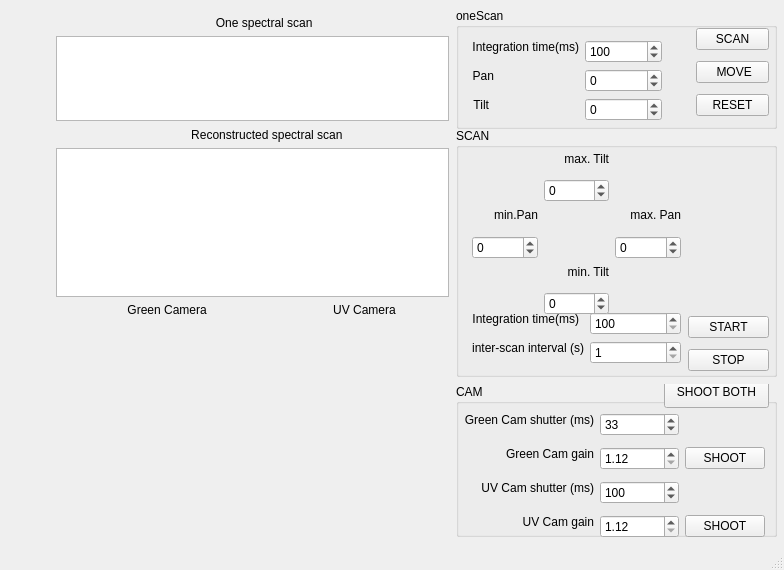
<?xml version="1.0" encoding="UTF-8"?>
<ui version="4.0">
 <class>MainWindow</class>
 <widget class="QMainWindow" name="MainWindow">
  <property name="geometry">
   <rect>
    <x>0</x>
    <y>0</y>
    <width>784</width>
    <height>570</height>
   </rect>
  </property>
  <property name="sizePolicy">
   <sizepolicy hsizetype="MinimumExpanding" vsizetype="MinimumExpanding">
    <horstretch>0</horstretch>
    <verstretch>0</verstretch>
   </sizepolicy>
  </property>
  <property name="minimumSize">
   <size>
    <width>784</width>
    <height>356</height>
   </size>
  </property>
  <property name="maximumSize">
   <size>
    <width>784</width>
    <height>570</height>
   </size>
  </property>
  <property name="font">
   <font>
    <family>Segoe UI</family>
   </font>
  </property>
  <property name="windowTitle">
   <string>SCAM</string>
  </property>
  <property name="windowIcon">
   <iconset>
    <normaloff>SCAM_icon.png</normaloff>SCAM_icon.png</iconset>
  </property>
  <property name="tabShape">
   <enum>QTabWidget::TabShape::Rounded</enum>
  </property>
  <widget class="QWidget" name="centralwidget">
   <widget class="QGroupBox" name="group_oneScan">
    <property name="geometry">
     <rect>
      <x>456</x>
      <y>8</y>
      <width>321</width>
      <height>121</height>
     </rect>
    </property>
    <property name="title">
     <string>oneScan</string>
    </property>
    <widget class="QWidget" name="formLayoutWidget_3">
     <property name="geometry">
      <rect>
       <x>16</x>
       <y>32</y>
       <width>190</width>
       <height>85</height>
      </rect>
     </property>
     <layout class="QFormLayout" name="formLayout_oneScan_params">
      <item row="0" column="0">
       <widget class="QLabel" name="label_int_oneScan">
        <property name="layoutDirection">
         <enum>Qt::LayoutDirection::LeftToRight</enum>
        </property>
        <property name="text">
         <string>Integration time(ms)</string>
        </property>
        <property name="alignment">
         <set>Qt::AlignmentFlag::AlignRight|Qt::AlignmentFlag::AlignTop|Qt::AlignmentFlag::AlignTrailing</set>
        </property>
       </widget>
      </item>
      <item row="0" column="1">
       <widget class="QSpinBox" name="spinBox_int_oneScan">
        <property name="minimum">
         <number>1</number>
        </property>
        <property name="maximum">
         <number>10000</number>
        </property>
        <property name="singleStep">
         <number>50</number>
        </property>
        <property name="value">
         <number>100</number>
        </property>
       </widget>
      </item>
      <item row="1" column="0">
       <widget class="QLabel" name="label_pan">
        <property name="layoutDirection">
         <enum>Qt::LayoutDirection::LeftToRight</enum>
        </property>
        <property name="text">
         <string>Pan</string>
        </property>
        <property name="alignment">
         <set>Qt::AlignmentFlag::AlignRight|Qt::AlignmentFlag::AlignTop|Qt::AlignmentFlag::AlignTrailing</set>
        </property>
       </widget>
      </item>
      <item row="1" column="1">
       <widget class="QSpinBox" name="spinBox_pan">
        <property name="minimum">
         <number>-90</number>
        </property>
        <property name="maximum">
         <number>90</number>
        </property>
        <property name="singleStep">
         <number>2</number>
        </property>
       </widget>
      </item>
      <item row="2" column="0">
       <widget class="QLabel" name="label_tilt">
        <property name="layoutDirection">
         <enum>Qt::LayoutDirection::LeftToRight</enum>
        </property>
        <property name="text">
         <string>Tilt</string>
        </property>
        <property name="alignment">
         <set>Qt::AlignmentFlag::AlignRight|Qt::AlignmentFlag::AlignTop|Qt::AlignmentFlag::AlignTrailing</set>
        </property>
       </widget>
      </item>
      <item row="2" column="1">
       <widget class="QSpinBox" name="spinBox_tilt">
        <property name="minimum">
         <number>-90</number>
        </property>
        <property name="maximum">
         <number>90</number>
        </property>
        <property name="singleStep">
         <number>2</number>
        </property>
       </widget>
      </item>
     </layout>
    </widget>
    <widget class="QWidget" name="verticalLayoutWidget">
     <property name="geometry">
      <rect>
       <x>240</x>
       <y>15</y>
       <width>73</width>
       <height>100</height>
      </rect>
     </property>
     <layout class="QVBoxLayout" name="verticalLayout_oneScan_exe">
      <item>
       <widget class="QPushButton" name="btn_spec_scan">
        <property name="text">
         <string>SCAN</string>
        </property>
       </widget>
      </item>
      <item>
       <widget class="QPushButton" name="btn_spec_move">
        <property name="text">
         <string> MOVE</string>
        </property>
       </widget>
      </item>
      <item>
       <widget class="QPushButton" name="btn_spec_reset">
        <property name="text">
         <string>RESET</string>
        </property>
       </widget>
      </item>
     </layout>
    </widget>
   </widget>
   <widget class="QGroupBox" name="groupBox_scan">
    <property name="geometry">
     <rect>
      <x>456</x>
      <y>128</y>
      <width>321</width>
      <height>249</height>
     </rect>
    </property>
    <property name="title">
     <string>SCAN</string>
    </property>
    <widget class="QWidget" name="verticalLayoutWidget_3">
     <property name="geometry">
      <rect>
       <x>232</x>
       <y>183</y>
       <width>81</width>
       <height>66</height>
      </rect>
     </property>
     <layout class="QVBoxLayout" name="verticalLayout_cali_exe">
      <item>
       <widget class="QPushButton" name="btn_start_calibration">
        <property name="text">
         <string>START</string>
        </property>
       </widget>
      </item>
      <item>
       <widget class="QPushButton" name="btn_stop_calibration">
        <property name="text">
         <string>STOP</string>
        </property>
       </widget>
      </item>
     </layout>
    </widget>
    <widget class="QWidget" name="formLayoutWidget">
     <property name="geometry">
      <rect>
       <x>16</x>
       <y>184</y>
       <width>209</width>
       <height>57</height>
      </rect>
     </property>
     <layout class="QFormLayout" name="formLayout_scan_times">
      <item row="0" column="1">
       <widget class="QSpinBox" name="spinBox_int_caliScan">
        <property name="minimum">
         <number>100</number>
        </property>
        <property name="maximum">
         <number>10000</number>
        </property>
        <property name="singleStep">
         <number>50</number>
        </property>
       </widget>
      </item>
      <item row="1" column="1">
       <widget class="QSpinBox" name="spinBox_isi_caliScan">
        <property name="minimum">
         <number>1</number>
        </property>
        <property name="maximum">
         <number>10</number>
        </property>
       </widget>
      </item>
      <item row="0" column="0">
       <widget class="QLabel" name="label_int_caliScan">
        <property name="layoutDirection">
         <enum>Qt::LayoutDirection::LeftToRight</enum>
        </property>
        <property name="text">
         <string>Integration time(ms)</string>
        </property>
        <property name="alignment">
         <set>Qt::AlignmentFlag::AlignRight|Qt::AlignmentFlag::AlignTop|Qt::AlignmentFlag::AlignTrailing</set>
        </property>
       </widget>
      </item>
      <item row="1" column="0">
       <widget class="QLabel" name="label_isi">
        <property name="layoutDirection">
         <enum>Qt::LayoutDirection::LeftToRight</enum>
        </property>
        <property name="text">
         <string>inter-scan interval (s)</string>
        </property>
        <property name="alignment">
         <set>Qt::AlignmentFlag::AlignRight|Qt::AlignmentFlag::AlignTop|Qt::AlignmentFlag::AlignTrailing</set>
        </property>
       </widget>
      </item>
     </layout>
    </widget>
    <widget class="QWidget" name="gridLayoutWidget_2">
     <property name="geometry">
      <rect>
       <x>16</x>
       <y>24</y>
       <width>209</width>
       <height>163</height>
      </rect>
     </property>
     <layout class="QGridLayout" name="gridLayout_scan_motors">
      <item row="8" column="1">
       <widget class="QSpinBox" name="spinBox_min_tilt">
        <property name="minimum">
         <number>-90</number>
        </property>
        <property name="maximum">
         <number>90</number>
        </property>
        <property name="singleStep">
         <number>2</number>
        </property>
       </widget>
      </item>
      <item row="2" column="0">
       <widget class="QLabel" name="label_min_pan">
        <property name="layoutDirection">
         <enum>Qt::LayoutDirection::LeftToRight</enum>
        </property>
        <property name="text">
         <string>min.Pan</string>
        </property>
        <property name="alignment">
         <set>Qt::AlignmentFlag::AlignRight|Qt::AlignmentFlag::AlignTop|Qt::AlignmentFlag::AlignTrailing</set>
        </property>
       </widget>
      </item>
      <item row="0" column="1">
       <widget class="QLabel" name="label_max_tilt">
        <property name="layoutDirection">
         <enum>Qt::LayoutDirection::LeftToRight</enum>
        </property>
        <property name="text">
         <string>max. Tilt</string>
        </property>
        <property name="alignment">
         <set>Qt::AlignmentFlag::AlignRight|Qt::AlignmentFlag::AlignTop|Qt::AlignmentFlag::AlignTrailing</set>
        </property>
       </widget>
      </item>
      <item row="3" column="2">
       <widget class="QSpinBox" name="spinBox_max_pan">
        <property name="minimum">
         <number>-90</number>
        </property>
        <property name="maximum">
         <number>90</number>
        </property>
        <property name="singleStep">
         <number>2</number>
        </property>
       </widget>
      </item>
      <item row="1" column="1">
       <widget class="QSpinBox" name="spinBox_max_tilt">
        <property name="minimum">
         <number>-90</number>
        </property>
        <property name="maximum">
         <number>90</number>
        </property>
        <property name="singleStep">
         <number>2</number>
        </property>
       </widget>
      </item>
      <item row="2" column="2">
       <widget class="QLabel" name="label_max_pan">
        <property name="layoutDirection">
         <enum>Qt::LayoutDirection::LeftToRight</enum>
        </property>
        <property name="text">
         <string>max. Pan</string>
        </property>
        <property name="alignment">
         <set>Qt::AlignmentFlag::AlignRight|Qt::AlignmentFlag::AlignTop|Qt::AlignmentFlag::AlignTrailing</set>
        </property>
       </widget>
      </item>
      <item row="3" column="0">
       <widget class="QSpinBox" name="spinBox_min_pan">
        <property name="minimum">
         <number>-90</number>
        </property>
        <property name="maximum">
         <number>90</number>
        </property>
        <property name="singleStep">
         <number>2</number>
        </property>
       </widget>
      </item>
      <item row="7" column="1">
       <widget class="QLabel" name="label_min_tilt">
        <property name="layoutDirection">
         <enum>Qt::LayoutDirection::LeftToRight</enum>
        </property>
        <property name="text">
         <string>min. Tilt</string>
        </property>
        <property name="alignment">
         <set>Qt::AlignmentFlag::AlignRight|Qt::AlignmentFlag::AlignTop|Qt::AlignmentFlag::AlignTrailing</set>
        </property>
       </widget>
      </item>
     </layout>
    </widget>
   </widget>
   <widget class="QGroupBox" name="groupBox_cam">
    <property name="geometry">
     <rect>
      <x>456</x>
      <y>384</y>
      <width>321</width>
      <height>153</height>
     </rect>
    </property>
    <property name="title">
     <string>CAM</string>
    </property>
    <widget class="QWidget" name="gridLayoutWidget">
     <property name="geometry">
      <rect>
       <x>8</x>
       <y>24</y>
       <width>301</width>
       <height>135</height>
      </rect>
     </property>
     <layout class="QGridLayout" name="gridLayout_cams_shutter">
      <item row="0" column="1">
       <widget class="QSpinBox" name="spinBox_green_shutter">
        <property name="minimum">
         <number>1</number>
        </property>
        <property name="maximum">
         <number>10000</number>
        </property>
        <property name="singleStep">
         <number>50</number>
        </property>
        <property name="value">
         <number>33</number>
        </property>
       </widget>
      </item>
      <item row="2" column="1">
       <widget class="QSpinBox" name="spinBox_uv_shutter">
        <property name="minimum">
         <number>1</number>
        </property>
        <property name="maximum">
         <number>10000</number>
        </property>
        <property name="singleStep">
         <number>51</number>
        </property>
        <property name="value">
         <number>100</number>
        </property>
       </widget>
      </item>
      <item row="3" column="2">
       <widget class="QPushButton" name="btn_uv_shoot">
        <property name="text">
         <string>SHOOT</string>
        </property>
       </widget>
      </item>
      <item row="1" column="0">
       <widget class="QLabel" name="label_green_gain">
        <property name="layoutDirection">
         <enum>Qt::LayoutDirection::LeftToRight</enum>
        </property>
        <property name="text">
         <string>Green Cam gain</string>
        </property>
        <property name="alignment">
         <set>Qt::AlignmentFlag::AlignRight|Qt::AlignmentFlag::AlignTop|Qt::AlignmentFlag::AlignTrailing</set>
        </property>
       </widget>
      </item>
      <item row="2" column="0">
       <widget class="QLabel" name="label_uv_shutter">
        <property name="layoutDirection">
         <enum>Qt::LayoutDirection::LeftToRight</enum>
        </property>
        <property name="text">
         <string>UV Cam shutter (ms)</string>
        </property>
        <property name="alignment">
         <set>Qt::AlignmentFlag::AlignRight|Qt::AlignmentFlag::AlignTop|Qt::AlignmentFlag::AlignTrailing</set>
        </property>
       </widget>
      </item>
      <item row="3" column="0">
       <widget class="QLabel" name="label_uv_gain">
        <property name="layoutDirection">
         <enum>Qt::LayoutDirection::LeftToRight</enum>
        </property>
        <property name="text">
         <string>UV Cam gain</string>
        </property>
        <property name="alignment">
         <set>Qt::AlignmentFlag::AlignRight|Qt::AlignmentFlag::AlignTop|Qt::AlignmentFlag::AlignTrailing</set>
        </property>
       </widget>
      </item>
      <item row="0" column="0">
       <widget class="QLabel" name="label_green_shutter">
        <property name="layoutDirection">
         <enum>Qt::LayoutDirection::LeftToRight</enum>
        </property>
        <property name="text">
         <string>Green Cam shutter (ms)</string>
        </property>
        <property name="alignment">
         <set>Qt::AlignmentFlag::AlignRight|Qt::AlignmentFlag::AlignTop|Qt::AlignmentFlag::AlignTrailing</set>
        </property>
       </widget>
      </item>
      <item row="1" column="2">
       <widget class="QPushButton" name="btn_green_shoot">
        <property name="text">
         <string>SHOOT</string>
        </property>
       </widget>
      </item>
      <item row="1" column="1">
       <widget class="QDoubleSpinBox" name="doubleSpinBox_green_gain">
        <property name="minimum">
         <double>1.120000000000000</double>
        </property>
        <property name="maximum">
         <double>8.000000000000000</double>
        </property>
        <property name="singleStep">
         <double>0.200000000000000</double>
        </property>
        <property name="value">
         <double>1.120000000000000</double>
        </property>
       </widget>
      </item>
      <item row="3" column="1">
       <widget class="QDoubleSpinBox" name="doubleSpinBox_uv_gain">
        <property name="minimum">
         <double>1.120000000000000</double>
        </property>
        <property name="maximum">
         <double>8.000000000000000</double>
        </property>
        <property name="singleStep">
         <double>0.500000000000000</double>
        </property>
        <property name="value">
         <double>1.120000000000000</double>
        </property>
       </widget>
      </item>
     </layout>
    </widget>
    <widget class="QPushButton" name="btn_both_shoot">
     <property name="geometry">
      <rect>
       <x>208</x>
       <y>-8</y>
       <width>105</width>
       <height>32</height>
      </rect>
     </property>
     <property name="text">
      <string>SHOOT BOTH</string>
     </property>
    </widget>
   </widget>
   <widget class="QWidget" name="gridLayoutWidget_3">
    <property name="geometry">
     <rect>
      <x>56</x>
      <y>303</y>
      <width>393</width>
      <height>225</height>
     </rect>
    </property>
    <layout class="QGridLayout" name="gridLayout_cam_preview">
     <item row="0" column="0">
      <widget class="QLabel" name="label_green_camera">
       <property name="layoutDirection">
        <enum>Qt::LayoutDirection::LeftToRight</enum>
       </property>
       <property name="text">
        <string>Green Camera             </string>
       </property>
       <property name="alignment">
        <set>Qt::AlignmentFlag::AlignRight|Qt::AlignmentFlag::AlignTop|Qt::AlignmentFlag::AlignTrailing</set>
       </property>
      </widget>
     </item>
     <item row="0" column="1">
      <widget class="QLabel" name="label_uv_camera">
       <property name="layoutDirection">
        <enum>Qt::LayoutDirection::LeftToRight</enum>
       </property>
       <property name="text">
        <string>UV Camera                </string>
       </property>
       <property name="alignment">
        <set>Qt::AlignmentFlag::AlignRight|Qt::AlignmentFlag::AlignTop|Qt::AlignmentFlag::AlignTrailing</set>
       </property>
      </widget>
     </item>
    </layout>
   </widget>
   <widget class="QWidget" name="verticalLayoutWidget_4">
    <property name="geometry">
     <rect>
      <x>56</x>
      <y>128</y>
      <width>393</width>
      <height>169</height>
     </rect>
    </property>
    <layout class="QVBoxLayout" name="verticalLayout_recon_preview">
     <item>
      <widget class="QLabel" name="label_recon_scan">
       <property name="layoutDirection">
        <enum>Qt::LayoutDirection::LeftToRight</enum>
       </property>
       <property name="text">
        <string> Reconstructed spectral scan                                </string>
       </property>
       <property name="alignment">
        <set>Qt::AlignmentFlag::AlignRight|Qt::AlignmentFlag::AlignTop|Qt::AlignmentFlag::AlignTrailing</set>
       </property>
      </widget>
     </item>
     <item>
      <widget class="QGraphicsView" name="graphicsView_recon_scan"/>
     </item>
    </layout>
   </widget>
   <widget class="QWidget" name="verticalLayoutWidget_5">
    <property name="geometry">
     <rect>
      <x>56</x>
      <y>16</y>
      <width>393</width>
      <height>105</height>
     </rect>
    </property>
    <layout class="QVBoxLayout" name="verticalLayout_scan_oneScan">
     <item>
      <widget class="QLabel" name="label_one_scan">
       <property name="layoutDirection">
        <enum>Qt::LayoutDirection::LeftToRight</enum>
       </property>
       <property name="text">
        <string>One spectral scan                                         </string>
       </property>
       <property name="alignment">
        <set>Qt::AlignmentFlag::AlignRight|Qt::AlignmentFlag::AlignTop|Qt::AlignmentFlag::AlignTrailing</set>
       </property>
      </widget>
     </item>
     <item>
      <widget class="QGraphicsView" name="graphicsView_scan_oneScan"/>
     </item>
    </layout>
   </widget>
  </widget>
  <widget class="QStatusBar" name="statusbar">
   <property name="font">
    <font>
     <family>Segoe UI</family>
    </font>
   </property>
  </widget>
  <action name="actionExit">
   <property name="text">
    <string>Exit</string>
   </property>
  </action>
 </widget>
 <resources/>
 <connections>
  <connection>
   <sender>actionExit</sender>
   <signal>triggered()</signal>
   <receiver>MainWindow</receiver>
   <slot>close()</slot>
   <hints>
    <hint type="sourcelabel">
     <x>-1</x>
     <y>-1</y>
    </hint>
    <hint type="destinationlabel">
     <x>179</x>
     <y>209</y>
    </hint>
   </hints>
  </connection>
 </connections>
 <designerdata>
  <property name="gridDeltaX">
   <number>8</number>
  </property>
  <property name="gridDeltaY">
   <number>8</number>
  </property>
  <property name="gridSnapX">
   <bool>true</bool>
  </property>
  <property name="gridSnapY">
   <bool>true</bool>
  </property>
  <property name="gridVisible">
   <bool>true</bool>
  </property>
 </designerdata>
</ui>
